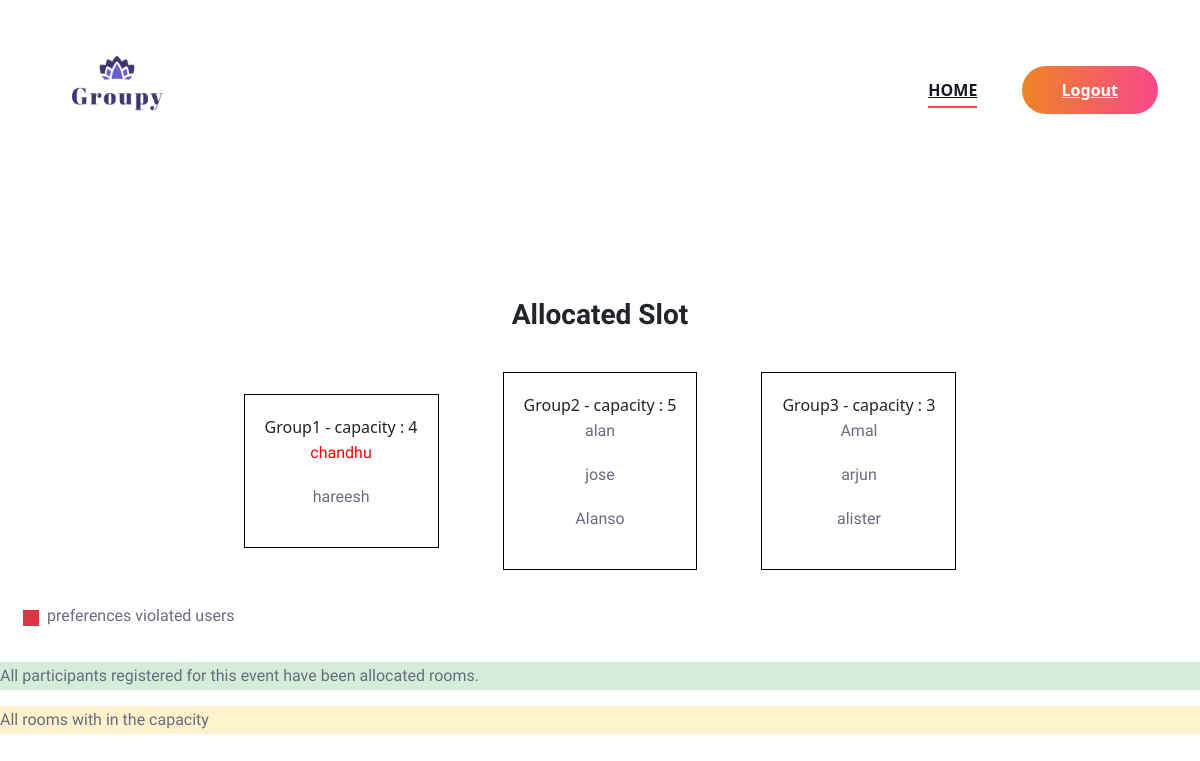
Before: /Org/result/11/ with the older database file.
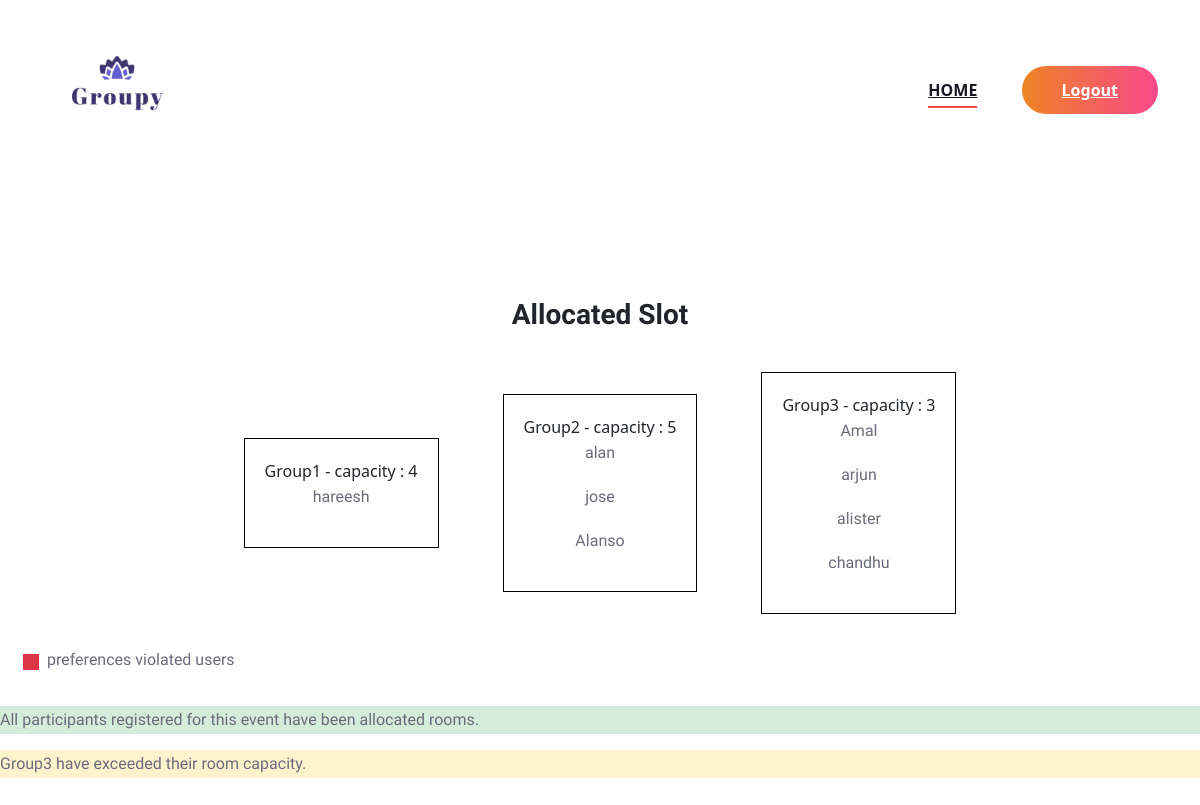
After: the same page with the newer database file.
### Organizer/models.py (models this page shows)
class Room(models.Model):
    events=models.ForeignKey(Event,on_delete=models.CASCADE)
    number=models.CharField(max_length=50)
    capacity=models.IntegerField(default=0)

### Guest/models.py (models this page shows)
class ParticipateUser(models.Model):
    user=models.CharField(max_length=50)
    events=models.ForeignKey(Event,on_delete=models.CASCADE)
    rooms=models.TextField(max_length=50,default="")
    new_rooms = models.TextField(max_length=50, default="")
    privatecode = models.TextField(max_length=50, default="")
    is_ignored = models.BooleanField(default=False)

### Organizer/views.py (the view)
# urls.py: path('result/<int:pk>/', views.result,name="result"),
def result(request, pk):
    event = Event.objects.get(id=pk)
    roomdata = Room.objects.filter(events=event)
    print(roomdata)
    try:
        participating_users = ParticipateUser.objects.filter(events=event)
        unallocated = ParticipateUser.objects.filter(events=event,new_rooms="")
        if not participating_users:
            messages.error(request, 'No user is registered for this event!')
            return render(request, "Organizer/allocation.html",{'rdata':roomdata} )
        allocated_users = participating_users.exclude(new_rooms="")
        ignored_users = participating_users.filter(new_rooms="", rooms__isnull=False)
        exceeded_groups = []  # List to store exceeded group numbers
        for room in roomdata:
            user_count = 0
            for user in allocated_users:
                if user.new_rooms and room.number in user.new_rooms:
                    user_count += 1
            if user_count > room.capacity:
                exceeded_groups.append(room.number)   # Add exceeded group number
        message = ""
        if ignored_users:
            message = "Some participants were ignored due to room capacity constraints."
        elif allocated_users:
            message = "All participants registered for this event have been allocated rooms."
        else:
            message = "No participants are registered for this event!"
        if exceeded_groups:
            exceeded_groups_message = ", ".join(exceeded_groups)
            e_message = f"  {exceeded_groups_message} have exceeded their room capacity."
        else:
            e_message="All rooms with in the capacity"
        context = {
            'data': allocated_users,
            'rdata': roomdata,
            'message': message,
            'unallocated': unallocated,
            'e_message': e_message,
        }
        return render(request, "Organizer/allocation.html", context)
    except Exception as e:
        print(e)
        messages.error(request, 'An error occurred while processing allocations!')
        return render(request, "Organizer/allocation.html", {'rdata': roomdata})

### Organizer/templates/Organizer/allocation.html (shortened to what this page needs)
{% extends 'Organizer/Head.html' %}
{% load static %}
{% block content %}
<br><br><br><br>
<!DOCTYPE html>
<html lang="en">
<head>
    <link href="https://cdn.jsdelivr.net/npm/bootstrap@5.3.0/dist/css/bootstrap.min.css" rel="stylesheet">
</head>
<body>
    <h3 class="text-center fw-bold">Allocated Slot</h3>
    <table align="center" cellpadding="10">
        <tr>
            {% for room in rdata %}
            <td>
                <div style="text-align:center;border:1px solid black;margin:22px;padding:20px">
                    {{ room.number }} - capacity : {{ room.capacity }}
                    {% for user in data %}
                    {% if room.number in user.new_rooms %}
                    {% if room.number in user.rooms %}
                    <p>{{ user.user }}</p>
                    {% else %}
                    <p style="color: red;">{{ user.user }}</p>
                    {% endif %}
                    {% endif %}
                    {% endfor %}
                </div>
            </td>
            {% endfor %}
    </table>
    <div class="col-md-12 d-flex mb-3 end-0 "><span class="bg-danger p-2 mx-2 mt-2 float-end" style="height: 3px;"> </span>
        <p class="float-end"> preferences violated users</p>
    </div>
    {% if message %}
    <div class=" {% if ignored_users %}alert-danger{% else %}alert-success{% endif %}">
        <p>{{ message }}</p>
    </div>
    {% endif %}
    {% if e_message %}
    <div class="{% if e_message %} alert-warning{% else %}alert-success{% endif %}">
        <p>{{e_message}}</p>
    </div>
    {% endif %}
</html>
<br><br><br><br><br><br><br><br><br><br><br><br><br><br><br><br><br><br><br><br><br>
{% endblock content %}

### Organizer/templates/Organizer/Head.html (shortened to what this page needs)
{% load static %}
<!DOCTYPE html>
<html lang="zxx">
<head>
    <link rel="stylesheet" href="{% static 'Main/css/bootstrap.min.css' %}" type="text/css">
    <link rel="stylesheet" href="{% static 'Main/css/font-awesome.min.css' %}" type="text/css">
    <link rel="stylesheet" href="{% static 'Main/css/elegant-icons.css' %}" type="text/css">
    <link rel="stylesheet" href="{% static 'Main/css/owl.carousel.min.css' %}" type="text/css">
    <link rel="stylesheet" href="{% static 'Main/css/magnific-popup.css' %}" type="text/css">
    <link rel="stylesheet" href="{% static 'Main/css/slicknav.min.css' %}" type="text/css">
    <link rel="stylesheet" href="{% static 'Main/css/style.css' %}" type="text/css">
    <link rel="stylesheet" href="{% static 'Form/form.css' %}" />
</head>
<body>
    <header class="header-section">
        <div class="container">
            <div class="logo" style="padding-top: 15px !important;">
                <a href="{% url 'Guest:home'%}">
                    <img src="{% static 'img.png' %}" alt="" width="150" height="150">
                </a>
            </div>
            <div class="nav-menu" style="padding-top:36px ;">
                <nav class="mainmenu mobile-menu">
                    <ul>
                        <li class="active"><a href="{% url 'org:home'%}">Home</a></li>
                    </ul>
                </nav>
                <a href="{% url 'org:logout' %}" class="primary-btn top-btn">Logout</a>
            </div>
        </div>
    </header>
    {% block content %}
    {% endblock content %}

### Guest/static/Main/css/style.css (style rules this page uses)
html, body { height: 100%; font-family: "Work Sans", sans-serif; -webkit-font-smoothing: antialiased; font-smoothing: antialiased; }
h1, h2, h3, h4, h5, h6 { margin: 0; color: #111111; font-weight: 400; font-family: "Work Sans", sans-serif; }
h3 { font-size: 30px; }
p { font-size: 16px; font-family: "Work Sans", sans-serif; color: #6a6b7c; font-weight: 400; line-height: 28px; margin: 0 0 15px 0; }
img { max-width: 100%; }
ul, ol { padding: 0; margin: 0; }
.primary-btn { display: inline-block; font-size: 16px; font-weight: 600; padding: 12px 40px; color: #ffffff; text-align: center; border-radius: 50px; background-image: -webkit-gradient(linear, left top, right top, from(#ee8425), to(#f9488b)), -webkit-gradient(linear, left top, right top, from(#ee8425), to(#f9488b)); background-image: -o-linear-gradient(left, #ee8425 0%, #f9488b 100%), -o-linear-gradient(left, #ee8425 0%, #f9488b 100%); background-image: linear-gradient(to right, #ee8425 0%, #f9488b 100%), linear-gradient(to right, #ee8425 0%, #f9488b 100%); }
.header-section { display: -webkit-box; display: -ms-flexbox; display: flex; }
.logo { float: left; padding-top: 36px; padding-bottom: 37px; }
.logo a { display: inline-block; }
.nav-menu { float: right; }
.nav-menu .mainmenu { display: inline-block; }
.nav-menu .mainmenu ul li { display: inline-block; list-style: none; margin-right: 40px; position: relative; }
.nav-menu .mainmenu ul li.active a:after { opacity: 1; }
.nav-menu .mainmenu ul li a { font-size: 16px; color: #171822; text-transform: uppercase; font-weight: 600; padding: 42px 0; position: relative; display: inline-block; }
.nav-menu .mainmenu ul li a:after { position: absolute; left: 0; bottom: 36px; height: 2px; width: 100%; background: #F44949; content: ""; opacity: 0; -webkit-transition: all 0.3s; -o-transition: all 0.3s; transition: all 0.3s; }
.nav-menu .primary-btn.top-btn { margin: 27px 0; }
@media only screen and (min-width: 1200px) { .container { max-width: 1170px; } }

Changed rows visible on the page:
changed Room "Group1": loses ParticipateUser (user "chandhu")
changed Room "Group3": gains ParticipateUser (user "chandhu")
Other visible differences:
{{ e_message }}: "All rooms with in the capacity" → "Group3 have exceeded their room capacity."
